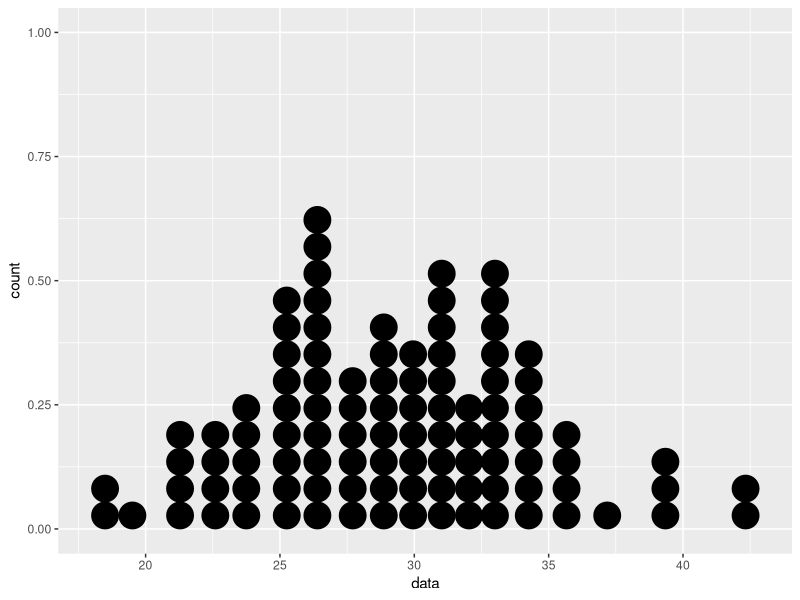
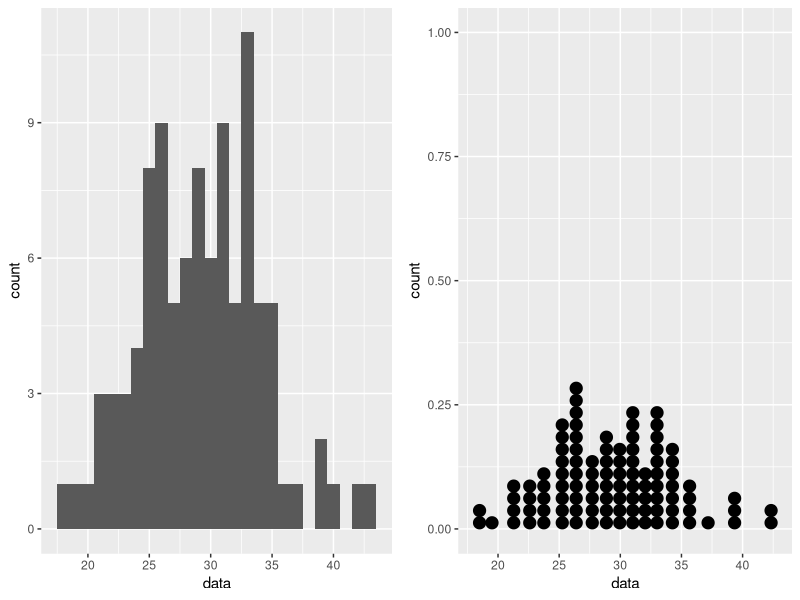
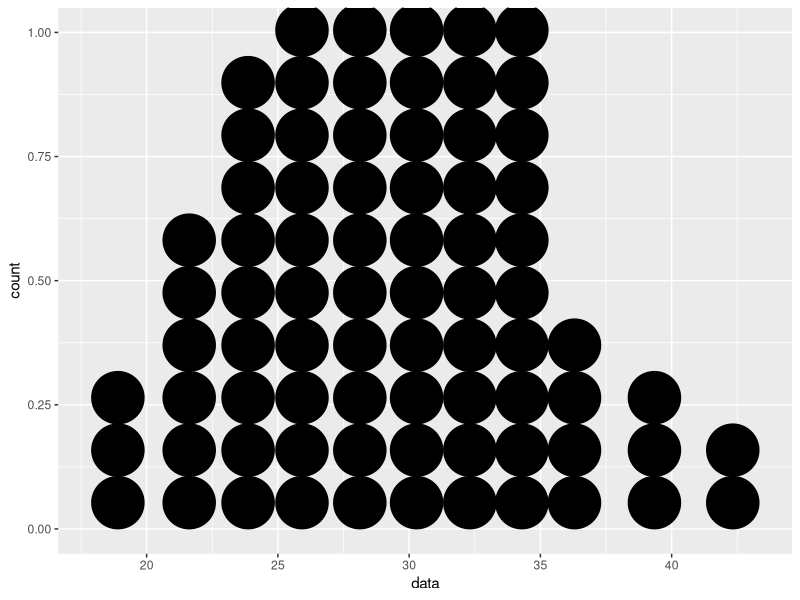
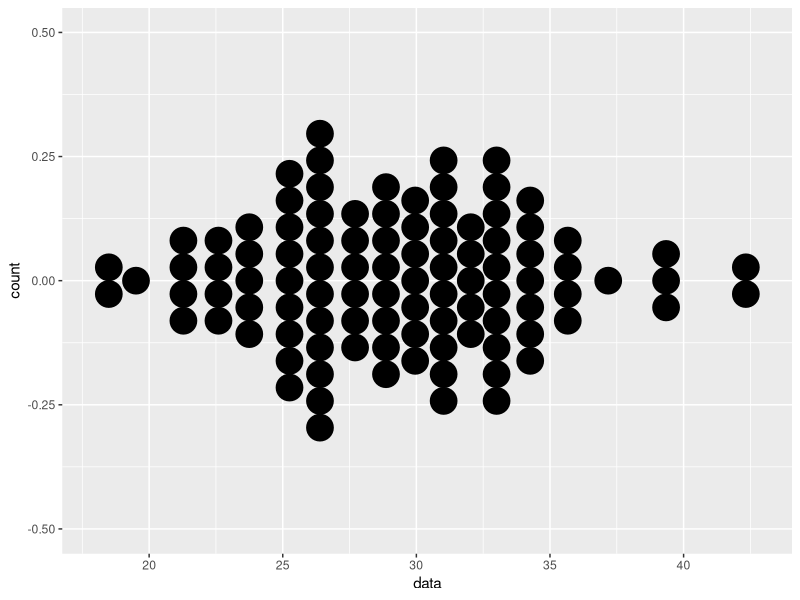
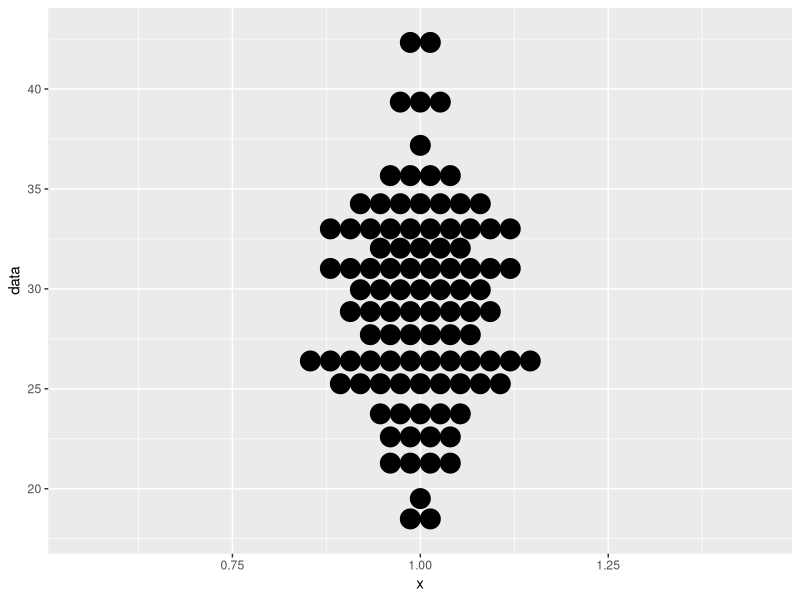
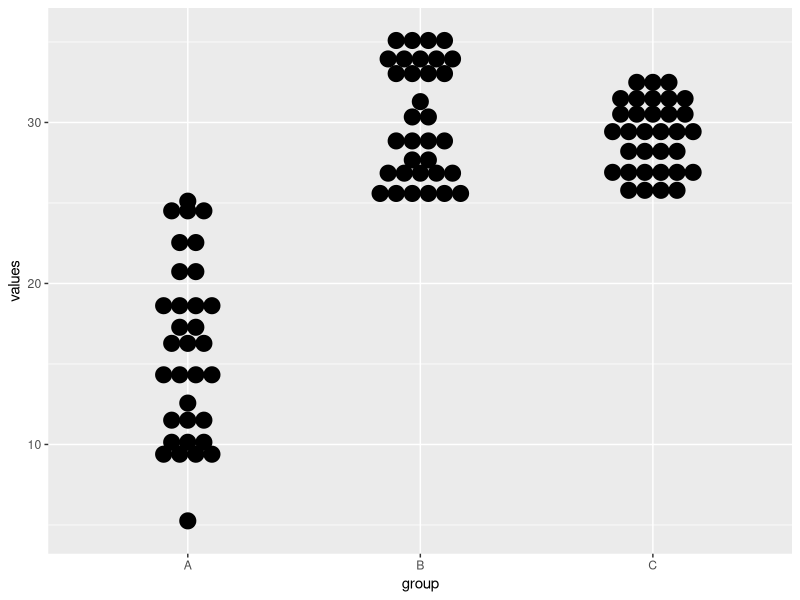
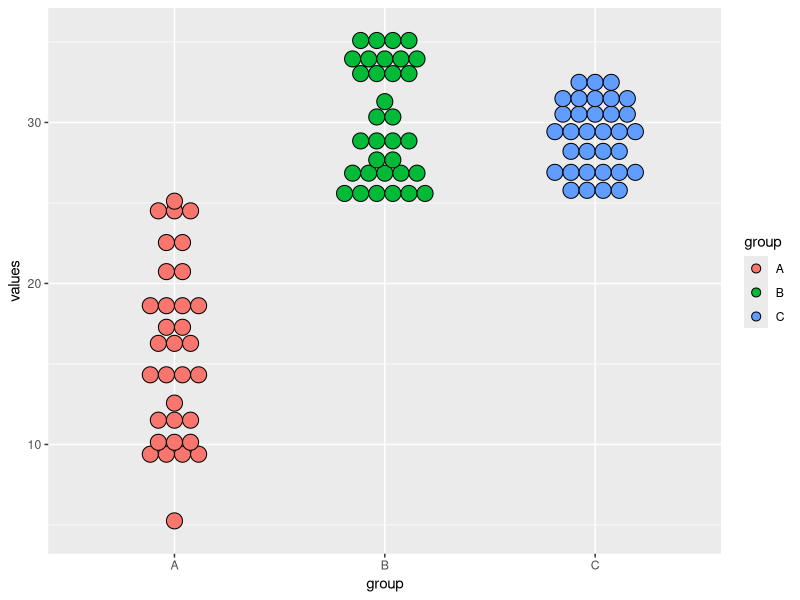

Here is the R script that generated these plots, in order:
## ---- chunk 1
knitr::opts_chunk$set(echo = TRUE, fig.align = "center")

# title: Creating a dot plot
# author: jonathan
# revised: 18/3/2020

WEB <- c("https://bioceed.uib.no/dropfolder/bioSTATS/Rmd/Visualizing/Simple/dot-plot.html")
GIT <- c("https://github.com/jonathansoule/biostats/blob/master/Visualizing/Simple/dot-plot.Rmd")
library(ggplot2)
library(gridExtra)
## ---- chunk 2
# ID
ID <- 1:100
# sample data
data <- rnorm(100, mean = 30, sd = 5)
# dataframe
df <- data.frame(ID, data)
str(df)
## ---- chunk 3
ggplot(df, aes(data)) +
  geom_dotplot(binwidth = 1)
## ---- chunk 4
grid.arrange(
  ggplot(df, aes(data)) + # histogram
    geom_histogram(binwidth = 1),
  ggplot(df, aes(data)) + # dotplot
    geom_dotplot(binwidth = 1),
  ncol = 2
)
## ---- chunk 5
ggplot(df, aes(data)) +
  geom_dotplot(binwidth = 2)
## ---- chunk 6
ggplot(df, aes(data)) +
  geom_dotplot(binwidth = 1, stackdir = "center")
## ---- chunk 7
ggplot(df, aes(x = 1, data)) +
  geom_dotplot(binwidth = 1, stackdir = "center", binaxis = "y")
## ---- chunk 8
# ID
ID <- 1:99
# sample data
group <- rep(c("A", "B", "C"), each = 33)
values <- c(runif(33, min = 5, max = 26), runif(33, min = 25, max = 36), runif(33, min = 25, max = 33))
# dataframe
df2 <- data.frame(ID, group, values)
## ---- chunk 9
ggplot(df2, aes(x = group, y = values)) +
  geom_dotplot(binwidth = 1, stackdir = "center", binaxis = "y")
## ---- chunk 10
ggplot(df2, aes(x = group, y = values, fill = group)) +
  geom_dotplot(binwidth = 1, stackdir = "center", binaxis = "y")
